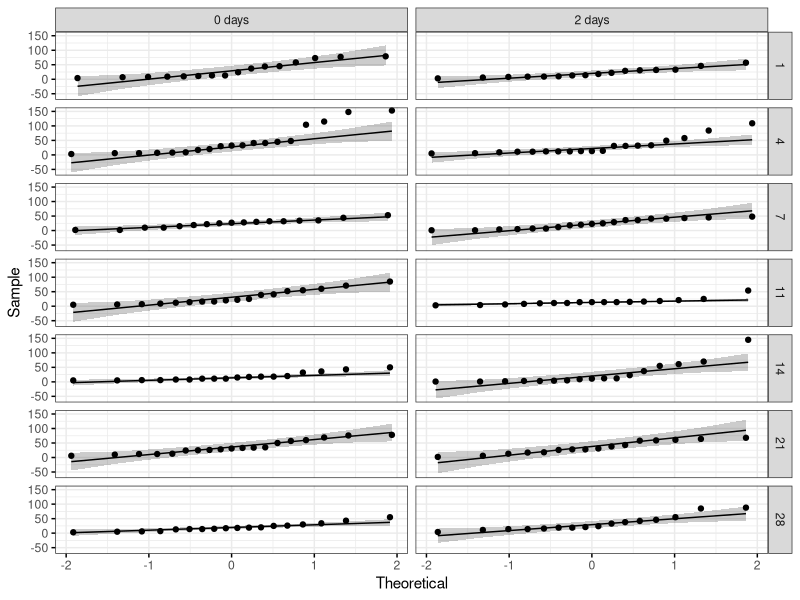
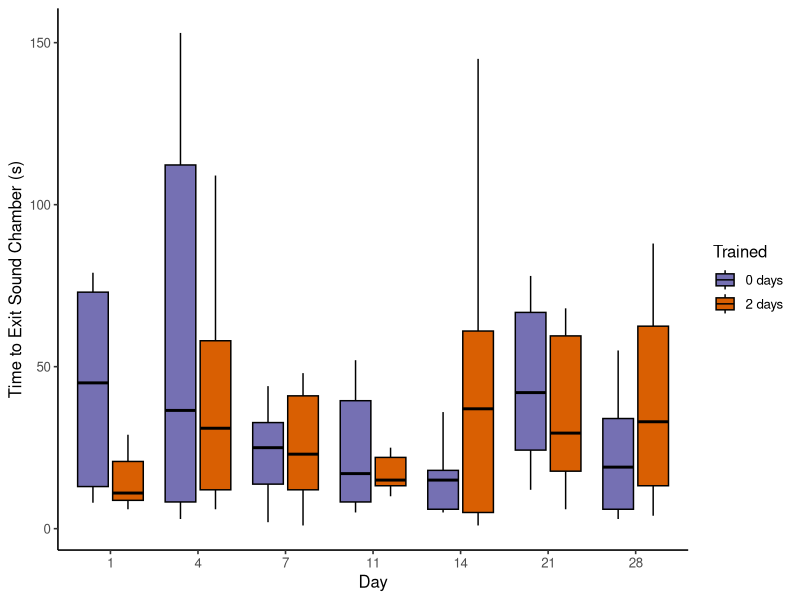
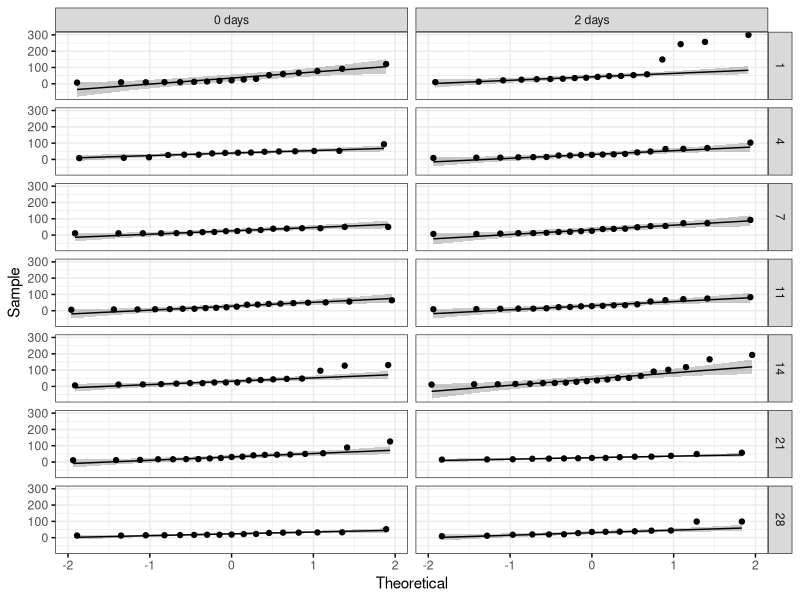

Source code (R) for these figures, in order: (Note: this script raises an error after producing the figures.)
## ---- chunk 1
knitr::opts_chunk$set(echo = TRUE, message = FALSE)

# Set Up & Data Management

# Load Required Packages
library('dplyr')
library('ggplot2')
library('ggpubr')
library('tidyverse')
library('rstatix')
library('lme4') # mixed ANOVAs

data <- read.csv("SmallTank_Phonotaxis.csv") %>% 
  filter(VID_ID >= 53) %>% # first 52 trials used pure tones, all later trials used broadband
  filter(Days_Since_Train < 29) %>% # all broadband trials went at least 29 days
  select(-c(Stopped_Sound_On_Return, Exit_N, Return_N)) %>% 
  rename(
    Sound = Frequency_Hz, # whether BB sound was on (BB) or off (acclimation)
  )


# Convert variables to factors
data$School_ID <- as.factor(data$School_ID) 
data$Speaker <- as.factor(data$Speaker)
data$Sound <- as.factor(data$Sound)
data$Trained <- as.factor(data$Trained)
data$Species <- as.factor(data$Species)
data$Day <- as.factor(data$Days_Since_Train) # Day needs to be factor for Boxplots
str(data) # confirm variable types

# Convert other variable types
data$Exit_s <- as.integer(data$Exit_s)
data$Return_s <- as.integer(data$Return_s)
data$Angle <- as.integer(data$Angle)
data$Temp <- as.numeric(data$Temp)

data$logQuiet <- log(data$Return_s)
data$logExit <- log(data$Exit_s)

str(data)
summary(data)
## ---- chunk 2
data2 <- data %>% filter(!is.na(Exit_s), !is.infinite(Exit_s))

# identify outliers 
outliers <- data2 %>% 
  group_by(Day, Trained, Sound) %>%
  identify_outliers(Exit_s) # beyond 1.5 x IQR

dataNoOut <- data2 %>% anti_join(outliers)

# normality assumption
ggqqplot(dataNoOut, "Exit_s", ggtheme = theme_bw()) +
  facet_grid(Day ~ Trained) 
# if points fall along expected line in each grid, meets assumption

# Homogeneity of variances assumption
dataNoOut %>%
  group_by(Day) %>%
  levene_test(Exit_s ~ Trained)
# if p > .05 for each day assumption is met

# Homogeneity of covariances assumption
box_m(dataNoOut[, "Exit_s", drop = FALSE], dataNoOut$Trained)
# if p is > 0.001 this assumption is met
# Note: Box's M test is very sensitive
## ---- chunk 3
# mixed ANOVA computation & model selection
mod1 <- lmer(Exit_s ~ Trained*Sound + Days_Since_Train + (1|School_ID), data = dataNoOut)
Anova(mod1)

mod2 <- lmer(Exit_s ~ Trained*Sound*Days_Since_Train + (1|School_ID), data = dataNoOut)
Anova(mod2)

anova(mod1,mod2) # if p < 0.05, reject the simpler model
mod <- mod2 # select the better model of the two, here that is the most complex one
## ---- chunk 4
# Including only sound trials, ie excluding acclimation period
data3 <- dataNoOut %>% filter(Sound == 'BB')

smallboxplotExit <- ggboxplot(data3, 
          x = "Day", #org data 3
          y = "Exit_s",
          fill = "Trained",
          outlier.shape = NA,
          palette = c("#7570b3", "#d95f02"),) +
  stat_compare_means(aes(group = Trained), method = "t.test", 
                     label = "p.signif", hide.ns = TRUE) + 
  labs(x = "Day", y = "Time to Exit Sound Chamber (s)") + 
 # geom_dotplot(binaxis='y', stackdir='center', position = position_dodge(1)) + # add dots
  theme_classic2()

# smallboxplotExit
## ---- chunk 5
# T test for day 1
data4 <- data3 %>% filter(Day == 1)
modDay1 <- t.test(data = data4, Exit_s ~ Trained)
## ---- chunk 6
# ANOVA (including acclimation)
modSummary <- as.data.frame(Anova(mod)) %>% rename(pval = 3)

## sound
soundPval <- modSummary %>% slice(2) %>% select(pval)
soundPval <- format(round(as.numeric(soundPval), 3), nsmall = 2, big.mark = ",")

soundChisq <- modSummary %>% slice(2) %>% select(Chisq)
soundChisq <- format(round(as.numeric(soundChisq), 2), nsmall = 2, big.mark = ",")

## trained & days since interaction
TrainedxDayPval <- modSummary %>% slice(5) %>% select(pval)
TrainedxDayPval <- format(round(as.numeric(TrainedxDayPval), 3), nsmall = 2, big.mark = ",")

TrainedxDayChisq <- modSummary %>% slice(2) %>% select(Chisq)
TrainedxDayChisq <- format(round(as.numeric(TrainedxDayChisq), 2), nsmall = 2, big.mark = ",")

# t test, day 1 sound only
day1Untrained <- modDay1$estimate[1]
day1Untrained <- format(round(as.numeric(day1Untrained), 1), nsmall = 1, big.mark = ",")

day1Trained <- modDay1$estimate[2]
day1Trained <- format(round(as.numeric(day1Trained), 1), nsmall = 1, big.mark = ",")

day1Method <- modDay1$method

day1Stat <- modDay1$statistic
day1Stat <- format(round(as.numeric(day1Stat), 2), nsmall = 2, big.mark = ",")

day1DF <- modDay1$parameter
day1DF <- format(round(as.numeric(day1Stat), 2), nsmall = 2, big.mark = ",")

day1Pval <- modDay1$p.value
day1Pval <- format(round(as.numeric(day1Pval), 2), nsmall = 2, big.mark = ",")
## ---- chunk 7
smallboxplotExit
## ---- chunk 8
rm(mod)
rm(mod2)
rm(mod3)
rm(mod4)
rm(modDay1)
rm(SmallboxplotExit)
rm(outliers)
rm(dataNoOut)
rm(data4)
rm(data3)
rm(data2)
## ---- chunk 9
data2 <- data %>% filter(!is.na(Return_s), !is.infinite(Return_s))

# identify outliers (both species)
outliers <- data2 %>% 
  group_by(Days_Since_Train, Trained, Sound) %>%
  identify_outliers(Return_s)

dataNoOut <- data2 %>% anti_join(outliers) # remove outliers

# normality assumption
ggqqplot(dataNoOut, "Return_s", ggtheme = theme_bw()) +
  facet_grid(Day ~ Trained) 
# points fall along expected line in each grid, meets assumption

# Homogeneity of variances assumption
dataNoOut %>%
  group_by(Day) %>%
  levene_test(Return_s ~ Trained)
# if p > .05 for each day assumption is met

# Homogeneity of covariances assumption
box_m(dataNoOut[, "Return_s", drop = FALSE], dataNoOut$Trained)
# if p is > 0.001 this assumption is met
# Note: Box's M test is very sensitive
## ---- chunk 10
# mixed ANOVA computation
mod1 <- lmer(Return_s ~ Trained*Sound + Days_Since_Train + (1|School_ID), data = dataNoOut)

mod2 <- lmer(Return_s ~ Trained*Sound*Days_Since_Train + (1|School_ID), data = dataNoOut)

anova(mod1,mod2)# if p < 0.05, reject simpler model
mod <- mod2 # better model wins

Anova(mod)
## ---- chunk 11
# Including only sound trials, ie excluding acclimation period
data3 <- dataNoOut %>% filter(Sound == 'BB')

smallboxplotReturn1 <- ggboxplot(data3, 
          x = "Day", #org data 3
          y = "Return_s",
          fill = "Trained",
          outlier.shape = NA,
          palette = c("#7570b3", "#d95f02"),) +
  stat_compare_means(aes(group = Trained), method = "t.test", 
                     label = "p.signif", hide.ns = TRUE) + 
  labs(x = "Day", y = "Time in Opposite Chamber until Return (s)") + 
 # geom_dotplot(binaxis='y', stackdir='center', position = position_dodge(1)) + # add dots
  theme_classic2()

smallboxplotReturn
## ---- chunk 12
# T test for day 1
data4 <- data3 %>% filter(Day == 1)
modDay1 <- t.test(data = data4, Return_s ~ Trained)
modDay1

# T test for day 7
data4 <- data3 %>% filter(Day == 7)
modDay7 <- t.test(data = data4, Return_s ~ Trained)
modDay7
## ---- chunk 13
modSummary <- as.data.frame(Anova(mod)) %>% rename(pval = 3)

# training
trainPval <- modSummary %>% slice(1) %>% select(pval)
trainPval <- format(round(as.numeric(trainPval), 3), nsmall = 2, big.mark = ",")
trainChisq <- modSummary %>% slice(1) %>% select(Chisq)
trainChisq <- format(round(as.numeric(trainChisq), 2), nsmall = 2, big.mark = ",")

# sound
soundPval <- modSummary %>% slice(2) %>% select(pval)
soundPval <- format(round(as.numeric(soundPval), 3), nsmall = 2, big.mark = ",")
soundChisq <- modSummary %>% slice(2) %>% select(Chisq)
soundChisq <- format(round(as.numeric(soundChisq), 2), nsmall = 2, big.mark = ",")

# day
dayPval <- modSummary %>% slice(3) %>% select(pval)
dayPval <- format(round(as.numeric(dayPval), 3), nsmall = 2, big.mark = ",")
dayChisq <- modSummary %>% slice(3) %>% select(Chisq)
dayChisq <- format(round(as.numeric(dayChisq), 2), nsmall = 2, big.mark = ",")

# interaction
interactPval <- modSummary %>% slice(7) %>% select(pval)
interactPval <- format(round(as.numeric(interactPval), 3), nsmall = 2, big.mark = ",")
interactChisq <- modSummary %>% slice(7) %>% select(Chisq)
interactChisq <- format(round(as.numeric(interactChisq), 2), nsmall = 2, big.mark = ",")
## ---- chunk 14
# t test, day 1 sound only
day1Untrained <- modDay1$estimate[1]
day1Untrained <- format(round(as.numeric(day1Untrained), 1), nsmall = 1, big.mark = ",")

day1Trained <- modDay1$estimate[2]
day1Trained <- format(round(as.numeric(day1Trained), 1), nsmall = 1, big.mark = ",")

day1Method <- modDay1$method

day1Stat <- modDay1$statistic
day1Stat <- format(round(as.numeric(day1Stat), 2), nsmall = 2, big.mark = ",")

day1DF <- modDay1$parameter
day1DF <- format(round(as.numeric(day1Stat), 2), nsmall = 2, big.mark = ",")

day1Pval <- modDay1$p.value
day1Pval <- format(round(as.numeric(day1Pval), 2), nsmall = 2, big.mark = ",")

# day 7
day7Untrained <- modDay7$estimate[1]
day7Untrained <- format(round(as.numeric(day7Untrained), 1), nsmall = 1, big.mark = ",")

day7Trained <- modDay7$estimate[2]
day7Trained <- format(round(as.numeric(day7Trained), 1), nsmall = 1, big.mark = ",")

day7Method <- modDay7$method

day7Stat <- modDay7$statistic
day7Stat <- format(round(as.numeric(day7Stat), 2), nsmall = 2, big.mark = ",")

day7DF <- modDay7$parameter
day7DF <- format(round(as.numeric(day7Stat), 2), nsmall = 2, big.mark = ",")

day7Pval <- modDay7$p.value
day7Pval <- format(round(as.numeric(day7Pval), 2), nsmall = 2, big.mark = ",")
## ---- chunk 15
smallboxplotReturn
## ---- chunk 16
# Trained
data4 <- data3 %>% filter(Trained == '2 days') %>% filter(Day == 1 | Day == 4)
modTrained <- t.test(data = data4, Return_s ~ Day)
modTrained

data4 <- data3 %>% filter(Trained == '0 days') %>% filter(Day == 1 | Day == 4)
moduntrained <- t.test(data = data4, Return_s ~ Day)
moduntrained
## ---- chunk 17
# Trained

day1Trained <- modTrained$estimate[1]
day4Trained <- modTrained$estimate[2]
TrainedDiff <- day1Trained - day4Trained
TrainedDiff <- format(round(as.numeric(TrainedDiff), 1), nsmall = 1, big.mark = ",")

TrainedMethod <- modTrained$method

TrainedStat <- modTrained$statistic
TrainedStat <- format(round(as.numeric(TrainedStat), 2), nsmall = 2, big.mark = ",")

TrainedDF <- modTrained$parameter
TrainedDF <- format(round(as.numeric(TrainedDF), 2), nsmall = 2, big.mark = ",")

TrainedPval <- modTrained$p.value
TrainedPval <- format(round(as.numeric(TrainedPval), 2), nsmall = 2, big.mark = ",")

# Untrained
day1untrained <- moduntrained$estimate[1]
day4untrained <- moduntrained$estimate[2]
untrainedDiff <- day1untrained - day4untrained
untrainedDiff <- format(round(as.numeric(untrainedDiff), 1), nsmall = 1, big.mark = ",")

untrainedMethod <- moduntrained$method

untrainedStat <- moduntrained$statistic
untrainedStat <- format(round(as.numeric(untrainedStat), 2), nsmall = 2, big.mark = ",")

untrainedDF <- moduntrained$parameter
untrainedDF <- format(round(as.numeric(untrainedDF), 2), nsmall = 2, big.mark = ",")

untrainedPval <- moduntrained$p.value
untrainedPval <- format(round(as.numeric(untrainedPval), 2), nsmall = 2, big.mark = ",")
